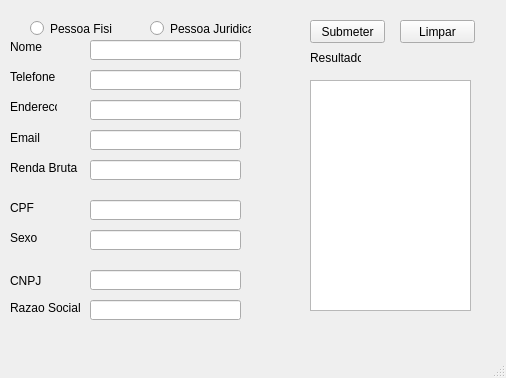
<?xml version="1.0" encoding="UTF-8"?>
<ui version="4.0">
 <class>MainWindow</class>
 <widget class="QMainWindow" name="MainWindow">
  <property name="geometry">
   <rect>
    <x>0</x>
    <y>0</y>
    <width>506</width>
    <height>378</height>
   </rect>
  </property>
  <property name="windowTitle">
   <string>MainWindow</string>
  </property>
  <widget class="QWidget" name="centralwidget">
   <widget class="QRadioButton" name="radioButton_pessoaJuridica">
    <property name="geometry">
     <rect>
      <x>150</x>
      <y>20</y>
      <width>101</width>
      <height>17</height>
     </rect>
    </property>
    <property name="text">
     <string>Pessoa Juridica</string>
    </property>
   </widget>
   <widget class="QRadioButton" name="radioButton_pessoaFisica">
    <property name="geometry">
     <rect>
      <x>30</x>
      <y>20</y>
      <width>82</width>
      <height>17</height>
     </rect>
    </property>
    <property name="text">
     <string>Pessoa Fisica</string>
    </property>
   </widget>
   <widget class="QLineEdit" name="lineEdit_nome">
    <property name="geometry">
     <rect>
      <x>90</x>
      <y>40</y>
      <width>151</width>
      <height>20</height>
     </rect>
    </property>
   </widget>
   <widget class="QLineEdit" name="lineEdit_telefone">
    <property name="geometry">
     <rect>
      <x>90</x>
      <y>70</y>
      <width>151</width>
      <height>20</height>
     </rect>
    </property>
   </widget>
   <widget class="QLineEdit" name="lineEdit_email">
    <property name="geometry">
     <rect>
      <x>90</x>
      <y>130</y>
      <width>151</width>
      <height>20</height>
     </rect>
    </property>
   </widget>
   <widget class="QLineEdit" name="lineEdit_rendaBruta">
    <property name="geometry">
     <rect>
      <x>90</x>
      <y>160</y>
      <width>151</width>
      <height>20</height>
     </rect>
    </property>
   </widget>
   <widget class="QLabel" name="label">
    <property name="geometry">
     <rect>
      <x>10</x>
      <y>40</y>
      <width>47</width>
      <height>13</height>
     </rect>
    </property>
    <property name="text">
     <string>Nome</string>
    </property>
   </widget>
   <widget class="QLabel" name="label_2">
    <property name="geometry">
     <rect>
      <x>10</x>
      <y>70</y>
      <width>47</width>
      <height>13</height>
     </rect>
    </property>
    <property name="text">
     <string>Telefone</string>
    </property>
   </widget>
   <widget class="QLabel" name="label_3">
    <property name="geometry">
     <rect>
      <x>10</x>
      <y>130</y>
      <width>61</width>
      <height>16</height>
     </rect>
    </property>
    <property name="text">
     <string>Email</string>
    </property>
   </widget>
   <widget class="QLabel" name="label_4">
    <property name="geometry">
     <rect>
      <x>10</x>
      <y>160</y>
      <width>71</width>
      <height>16</height>
     </rect>
    </property>
    <property name="text">
     <string>Renda Bruta</string>
    </property>
   </widget>
   <widget class="QTextEdit" name="textEdit_resultado">
    <property name="geometry">
     <rect>
      <x>310</x>
      <y>80</y>
      <width>161</width>
      <height>231</height>
     </rect>
    </property>
   </widget>
   <widget class="QLineEdit" name="lineEdit_cpf">
    <property name="geometry">
     <rect>
      <x>90</x>
      <y>200</y>
      <width>151</width>
      <height>20</height>
     </rect>
    </property>
   </widget>
   <widget class="QLineEdit" name="lineEdit_sexo">
    <property name="geometry">
     <rect>
      <x>90</x>
      <y>230</y>
      <width>151</width>
      <height>20</height>
     </rect>
    </property>
   </widget>
   <widget class="QLineEdit" name="lineEdit_cnpj">
    <property name="geometry">
     <rect>
      <x>90</x>
      <y>270</y>
      <width>151</width>
      <height>20</height>
     </rect>
    </property>
   </widget>
   <widget class="QLineEdit" name="lineEdit_razaoSocial">
    <property name="geometry">
     <rect>
      <x>90</x>
      <y>300</y>
      <width>151</width>
      <height>20</height>
     </rect>
    </property>
   </widget>
   <widget class="QLabel" name="label_5">
    <property name="geometry">
     <rect>
      <x>10</x>
      <y>200</y>
      <width>61</width>
      <height>16</height>
     </rect>
    </property>
    <property name="text">
     <string>CPF</string>
    </property>
   </widget>
   <widget class="QLabel" name="label_6">
    <property name="geometry">
     <rect>
      <x>10</x>
      <y>230</y>
      <width>51</width>
      <height>16</height>
     </rect>
    </property>
    <property name="text">
     <string>Sexo</string>
    </property>
   </widget>
   <widget class="QLabel" name="label_7">
    <property name="geometry">
     <rect>
      <x>10</x>
      <y>270</y>
      <width>61</width>
      <height>21</height>
     </rect>
    </property>
    <property name="text">
     <string>CNPJ</string>
    </property>
   </widget>
   <widget class="QLabel" name="label_8">
    <property name="geometry">
     <rect>
      <x>10</x>
      <y>300</y>
      <width>71</width>
      <height>16</height>
     </rect>
    </property>
    <property name="text">
     <string>Razao Social</string>
    </property>
   </widget>
   <widget class="QLabel" name="label_9">
    <property name="geometry">
     <rect>
      <x>310</x>
      <y>50</y>
      <width>51</width>
      <height>16</height>
     </rect>
    </property>
    <property name="text">
     <string>Resultado</string>
    </property>
   </widget>
   <widget class="QPushButton" name="pushButton_submeter">
    <property name="geometry">
     <rect>
      <x>310</x>
      <y>20</y>
      <width>75</width>
      <height>23</height>
     </rect>
    </property>
    <property name="text">
     <string>Submeter</string>
    </property>
   </widget>
   <widget class="QPushButton" name="pushButton_limpar">
    <property name="geometry">
     <rect>
      <x>400</x>
      <y>20</y>
      <width>75</width>
      <height>23</height>
     </rect>
    </property>
    <property name="text">
     <string>Limpar</string>
    </property>
   </widget>
   <widget class="QLineEdit" name="lineEdit_endereco">
    <property name="geometry">
     <rect>
      <x>90</x>
      <y>100</y>
      <width>151</width>
      <height>20</height>
     </rect>
    </property>
   </widget>
   <widget class="QLabel" name="label_10">
    <property name="geometry">
     <rect>
      <x>10</x>
      <y>100</y>
      <width>47</width>
      <height>13</height>
     </rect>
    </property>
    <property name="text">
     <string>Endereco</string>
    </property>
   </widget>
  </widget>
  <widget class="QMenuBar" name="menubar">
   <property name="geometry">
    <rect>
     <x>0</x>
     <y>0</y>
     <width>506</width>
     <height>21</height>
    </rect>
   </property>
  </widget>
  <widget class="QStatusBar" name="statusbar"/>
 </widget>
 <resources/>
 <connections/>
</ui>
